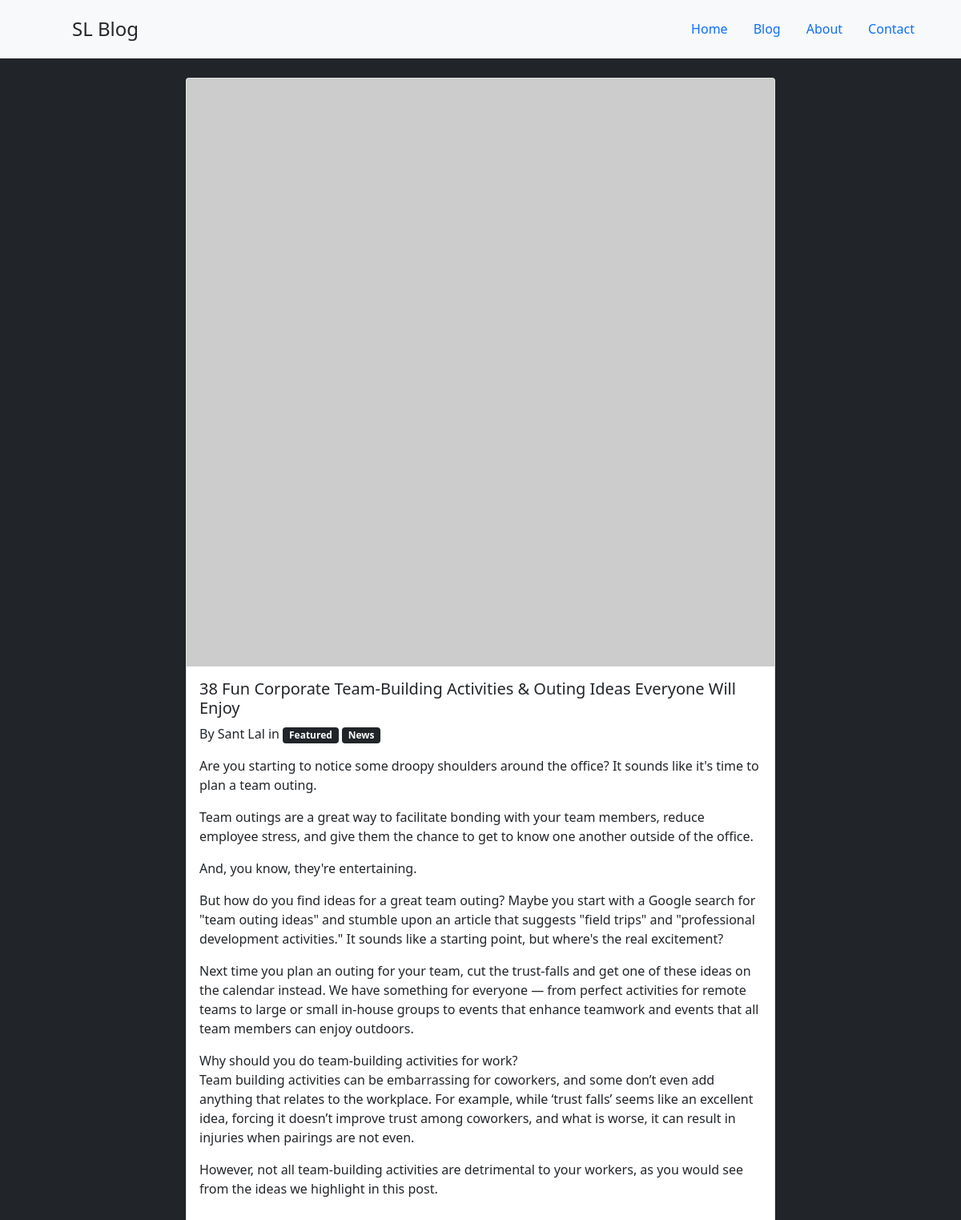
The page /38-fun-corporate-team-building-activities-outing-ideas-everyone-will-enjoy on the database its author committed.
### blog/models.py (models this page shows, shortened)
class Post(models.Model):
    title = models.CharField(max_length=255)
    slug = models.SlugField(blank=True, unique=True, null=True)
    excerpt = models.CharField(max_length=255)
    content = models.TextField()
    thumbnail = models.CharField(max_length=100)
    author = models.ForeignKey(Author, related_name="posts", on_delete=models.CASCADE)
    category = models.ManyToManyField(Category, related_name="posts")

class Author(models.Model):
    first_name = models.CharField(max_length=100)
    last_name = models.CharField(max_length=100)
    email = models.EmailField()
    def full_name(self):
        return f"{self.first_name} {self.last_name}"
    def __str__(self):
        return self.full_name()

class Category(models.Model):
    title = models.CharField(max_length=150)
    def __str__(self):
        return self.title
    class Meta:
        verbose_name_plural = "Categories"

### blog/views.py (the view)
# urls.py: path('<slug:slug>', views.post, name='post')
def post(request, slug):
    post = get_object_or_404(Post, slug=slug)
    return render(request, 'blog/post.html',{
        'post': post,
        'categories': post.category.all(),
    })

### blog/templates/blog/post.html (shortened to what this page needs)
{% extends 'base.html' %}
{% block content %}
<div class="row">
  <div class="col-md-8 offset-2">
    <div class="card shadow-sm">
    <img src="{{ post.thumbnail }}" class="card-img-top" alt="{{ post.title }}">
      <div class="card-body">
        <h5 class="card-title">{{ post.title }}</h5>
        <p class="card-text">By {{ post.author}} in
        {% for category in categories %}
            <span class="badge bg-dark">{{ category }}</span>
        {% endfor %}
         </p>
        <p class="card-text">
            {{ post.content|linebreaks }}
        </p>
      </div>
    </div>
  </div>
</div>
{% endblock content %}

### rows shown on the page
Post: title "38 Fun Corporate Team-Building Activities & Outing Ideas Everyone Will Enjoy", author "Sant Lal", content "Are you starting to notice some droopy shoulders around the office? It sounds like it's time to plan a team outing. Team outings are a great way to facilitate bonding with your team members, reduce employee stress, and give them the chance to get to know one another outside of the office. And, you know, they're entertaining. But how do you find ideas for a great team outing? Maybe you start with a Google search for \"team outing ideas\" and stumble upon an article that suggests \"field trips\" and \"professional development activities.\" It sounds like a starting point, but where's the real excitement? Next time you plan an outing for your team, cut the trust-falls and get one of these ideas on…"
Category: title "Featured"
Category: title "News"
